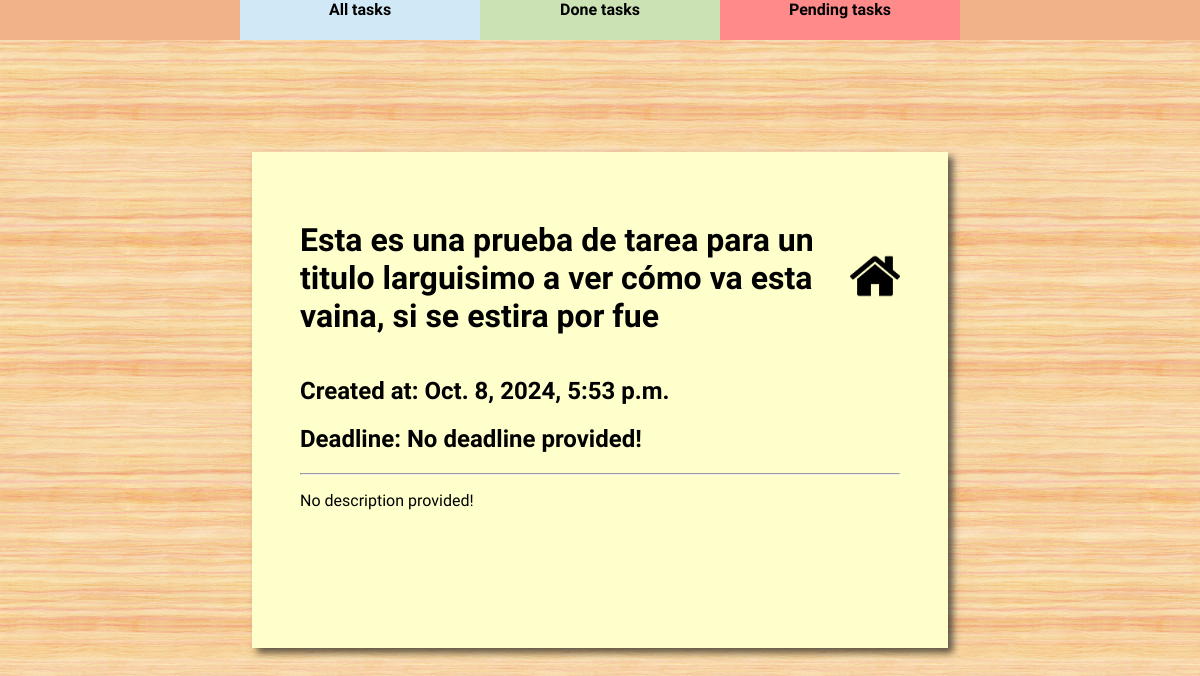
The app's page /todo/tasks/esta-es-una-prueba-de-tarea-para-un-titulo-larguis/ with its own data.
### todo/models.py (models this page shows)
class Task(models.Model):
    title = models.CharField(max_length=100, blank=False, null=False)
    description = models.TextField(max_length=500, null=True, blank=True)
    created_at = models.DateTimeField(auto_now_add=True)
    deadline = models.DateField(null=True, blank=True)
    done = models.BooleanField(default=False)
    slug = models.SlugField(unique=True)
    def __str__(self):
        return self.title

### todo/views.py (the view)
# urls.py: path('tasks/<task_slug>/', views.task_detail, name="task_detail")
def task_detail(request, task_slug):
    task = Task.objects.get(slug=task_slug)
    return render(request, 'todo/task/task_detail.html', dict(task=task))

### todo/templates/todo/task/task_detail.html (shortened to what this page needs)
{% extends "base.html" %}
{% load static %}
{% block body %}
<div class="main-container">
    <div class="post-it">
        <div class="content">
            <div class="top-bar">
            {% if task.done %}
                <h1 style="text-decoration: line-through;">{{ task }}</h1>
            {% else %}
                <h1>{{ task }}</h1>
            {% endif %}
                <a class="return-button" href="{% url 'todo:home' %}">
                    <img src="{% static "assets/img/home.png" %}" width='50px'/>
                </a>
            </div>
            <h2>Created at: {{ task.created_at }}</h2>
            <h2>Deadline:
                {% if task.deadline is None %}
                    No deadline provided!
                {% else%}
                    {{ task.deadline }}
                {% endif %}</h2>
            <hr>
            <p>
                {% if task.description|length > 0 %}
                    {{ task.description }}
                {% else %}
                    No description provided!
                {% endif %}
            </p>
        </div>
    </div>
</div>
{% endblock body %}

### todo/static/custom.css (style rules this page uses)
body { background-image: url(./assets/img/background.jpg); margin: 0; }
.main-container { display: flex; width: 100vw; height: 100vh; justify-content: center; align-items: center; }
.post-it { font-family: "kalam"; background:#ffc; box-shadow: 5px 5px 7px rgba(33,33,33,.7); height: 50vh; width: 50vw; padding: 3em; }
.top-bar { display: flex; align-items: center; justify-content: space-between; }

### records on screen
Task: title "Esta es una prueba de tarea para un titulo larguisimo a ver cómo va esta vaina, si se estira por fue", created_at "Oct. 8, 2024, 5:53 p.m."
